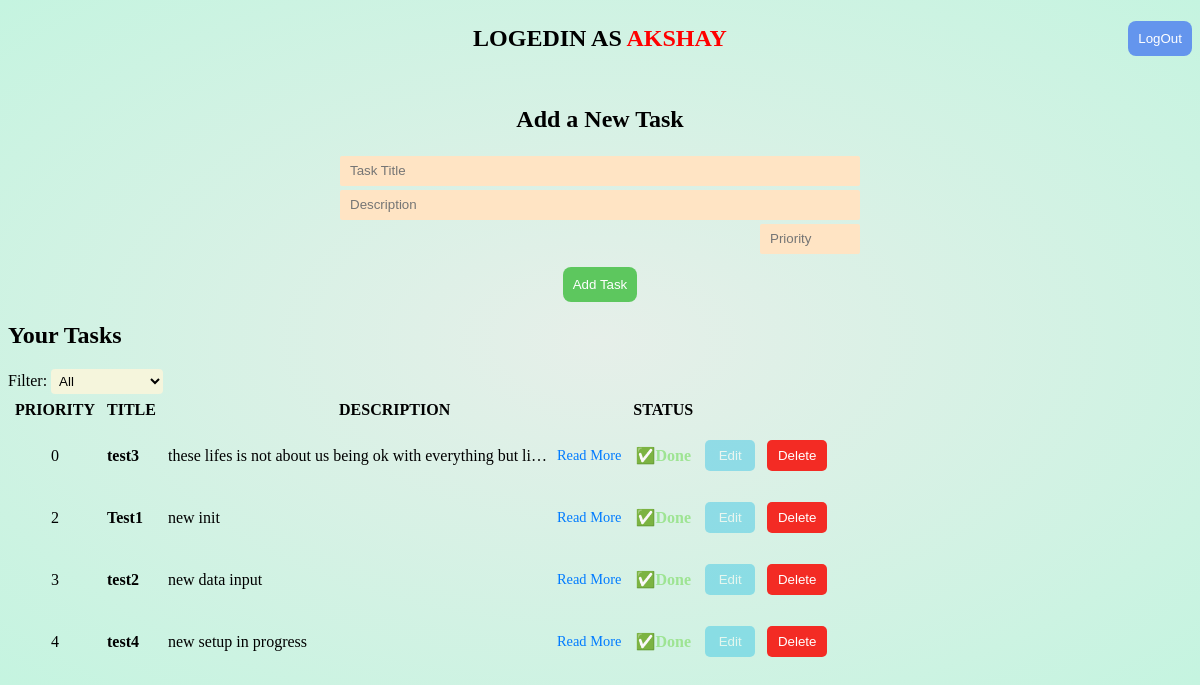
The page /todo/ (signed in) on the database its author committed.
### to_do/models.py (models this page shows, shortened)
class User(models.Model):
    username=models.CharField(max_length=20)
    password=models.CharField(max_length=100)

class ToDo(models.Model):
    user = models.ForeignKey(User, on_delete=models.CASCADE, related_name='todos')
    title = models.CharField(max_length=100)
    description = models.CharField(max_length=500, blank=True)
    completed = models.BooleanField(default=False)
    created_at = models.DateTimeField(auto_now_add=True)
    priority = models.IntegerField()

### to_do/views.py (the view)
# urls.py: path('todo/', views.todo, name='todo'),
def todo(request):
    user_id = request.session.get("user_id")
    user = User.objects.get(id=user_id)
    sort = request.GET.get('filter')
    if sort == "Done":
        todos = ToDo.objects.filter(user=user, completed=True).order_by("priority")
    elif sort == "Pending":
        todos = ToDo.objects.filter(user=user, completed=False).order_by("priority")
    else:
        todos = ToDo.objects.filter(user=user).order_by("priority")
    return render(request, "todo.html", {"data": [user], "todos": todos})

### to_do/templates/todo.html (shortened to what this page needs)
{% extends "base.html" %}
{% load static %}
{% block main-content %}
<div class="heading-todo">
  <div>
    {% for i in data %}
    <h2>Logedin as <span>{{i.username}}</span></h2>
    {% endfor %}
  </div>
  <div class="btn1">
    <button><a href="{% url 'logout' %}">LogOut</a></button>
  </div>
</div>
<br>
<div class="add-task">
  <div>
    <h2>Add a New Task</h2>
    <form action="{% url 'add_todo' %}" method="post">
      <table>
        <tr>
          <td><input type="text" name="title" placeholder="Task Title"></td>
        </tr>
        <tr>
          <td><input type="text" name="description" placeholder="Description"></td>
        </tr>
        <tr>
          <td><input type="number" name="priority" placeholder="Priority"></td>
        </tr>
      </table>
      <div class="btn2">
        <button type="submit">Add Task</button>
      </div>
    </form>
  </div>
</div>
<div class="your-task">
  <h2>Your Tasks</h2>
  <form method="get">
    <label for="myDropdown">Filter:</label>
    <select id="myDropdown" name="filter" onchange="this.form.submit()">
      <option value="All" {% if request.GET.filter == "All" or not request.GET.filter %}selected{% endif %}>All</option>
    </select>
  </form>
  {% if todos %}
  <table cellpadding="5">
    <thead>
      <tr>
        <th>Priority</th>
        <th>Title</th>
        <th>Description</th>
        <th>Status</th>
      </tr>
    </thead>
    <tbody>
      {% for todo in todos %}
      <tr>
        <td>
          <p class="priority">{{todo.priority}}</p>
        </td>
        <td>
          <strong>{{ todo.title }}</strong>
        </td>
        <td>
          <div class="description-preview">
            <span>{{ todo.description|truncatechars:60 }}</span>
            <a href="#" class="read-more" data-id="{{ todo.id }}">Read More</a>
          </div>
        </td>
        <td>
          {% if todo.completed %}
          <span class="done">✅Done</span>
          {% else %}
          <form action="{% url 'mark_done' todo.id %}" method="post" >
            {% csrf_token %}
            <button type="submit" class="btn-done">Mark as Done</button>
          </form>
          {% endif %}
        </td>
        <td>
          <form action="{% url 'update_todo' todo.id %}" method="get">
            <button class="btn-edit" type="submit" {% if todo.completed %}disabled{% endif %}>Edit</button>
          </form>
        </td>
        <td>
          <form action="{% url 'delete_todo' todo.id %}" method="post">
            <button class="btn-delete" type="submit">Delete</button>
          </form>
        </td>
      </tr>
      {% endfor %}
    </tbody>
  </table>
  {% else %}
  <p>No tasks yet.</p>
  {% endif %}
</div>
{% endblock main-content %}

### to_do/templates/base.html (shortened to what this page needs)
{% load static %}
<!DOCTYPE html>
<html lang="en">
<head>
    <link rel="stylesheet" href="{% static 'css/todo.css' %}">
    <link rel="stylesheet" href="{% static 'css/update.css' %}">
    <link rel="stylesheet" href="{% static 'css/login.css' %}">
</head>
<body>
    {% block main-content %}
    {% endblock main-content %}
</body>
</html>

### to_do/static/css/todo.css (style rules this page uses)
body { background: #E6EFE9; background: radial-gradient(at center, #E6EFE9, #C5F4E0); }
.heading-todo { display: flex; justify-content: center; align-items: center; position: relative; height: 60px; }
.heading-todo h2 { text-transform: uppercase; }
.heading-todo span { color: red; }
.heading-todo .btn1 { position: absolute; right: 0; }
.btn1 button { border: none; border-radius: 8px; padding: 10px; background-color: cornflowerblue; }
.btn1 a { text-decoration: none; color: white; }
.add-task { display: flex; justify-content: center; align-items: center; position: relative; }
.add-task h2 { display: flex; justify-content: center; align-items: center; }
.add-task input { padding: 10px; height: 10px; width: 500px; border: none; background-color: bisque; border-radius: 2px; }
.add-task input[type="number"] { width: 80px; margin-left: 420px; }
.btn2 { display: flex; justify-content: center; align-items: center; margin-top: 10px; }
.btn2 button { border: none; border-radius: 8px; padding: 10px; cursor: pointer; background-color: rgba(63, 190, 63, 0.808); color: white; }
.your-task select { padding: 4px; border-radius: 4px; border: none; background-color: beige; }
.your-task option { border: none; background-color: rgba(0, 0, 0, 0.493); color: white; }
.your-task thead { text-align: center; justify-content: center; text-transform: uppercase; }
.your-task form { display: inline; }
.your-task .priority { text-align: center; justify-content: center; }
.your-task .done { color: #9EE493; font-weight: bold; display: flex; justify-content: center; align-items: center; }
.your-task .btn-edit { background-color: #1fbee6; color: white; border: none; padding: 8px; border-radius: 5px; width: 50px; cursor: pointer; }
.your-task .btn-edit:disabled { cursor: not-allowed; opacity: 0.4; }
.your-task .btn-delete { background-color: #f32b24; color: white; border: none; padding: 8px; border-radius: 5px; width: 60px; cursor: pointer; }
.description-preview { display: flex; justify-content: space-between; align-items: center; gap: 10px; max-width: 500px; word-break: break-word; }
.description-preview a.read-more { white-space: nowrap; font-size: 0.9rem; color: #007bff; text-decoration: none; }

### rows shown on the page
User: username "AKSHAY"
ToDo: priority "0", title "test3", description "these lifes is not about us being ok with everything but li…", completed "✅Done"
ToDo: priority "2", title "Test1", description "new init", completed "✅Done"
ToDo: priority "3", title "test2", description "new data input", completed "✅Done"
ToDo: priority "4", title "test4", description "new setup in progress", completed "✅Done"
